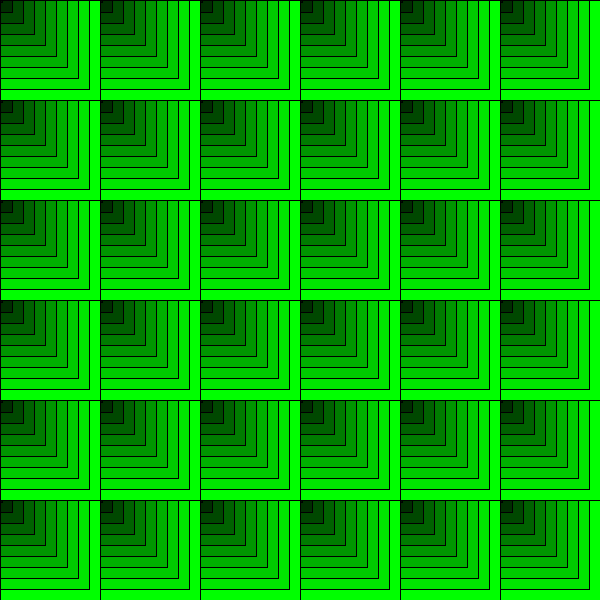
Frame 1 (no input)
Frame 60 (the mouse pressed at the canvas centre just before this capture): identical to frame 1, image omitted
Frame 120 (the mouse held since frame 60 and released just before this capture): identical to frame 1, image omitted

The Processing sketch that drew this single still picture (run headless with seeded random() and noise(); from frame 60 on, the mouse is pressed at the canvas centre):

// Processing sketch: cuadradosEnSerie1
// ── cuadradosEnSerie1.pde
int cant = 6;
int tam;
void setup() {
  size(600, 600);
  tam = width/cant;
}
void draw() {
  background(0);
  for (int i=0; i<cant; i++) {
    for (int j=0; j<cant; j++) {
      rect(i*tam, j*tam, tam, tam);
      int cantCuad = 10;
      for (int c=0; c<cantCuad; c++) {
        float ancho = map(c, 0, cantCuad-1, tam, 2);

        float verde = map(c, 0, cantCuad-1, 255, 20);
        fill(0, verde, 0);
        rect(i*tam, j*tam, ancho, ancho);
      }
    }
  }
}
